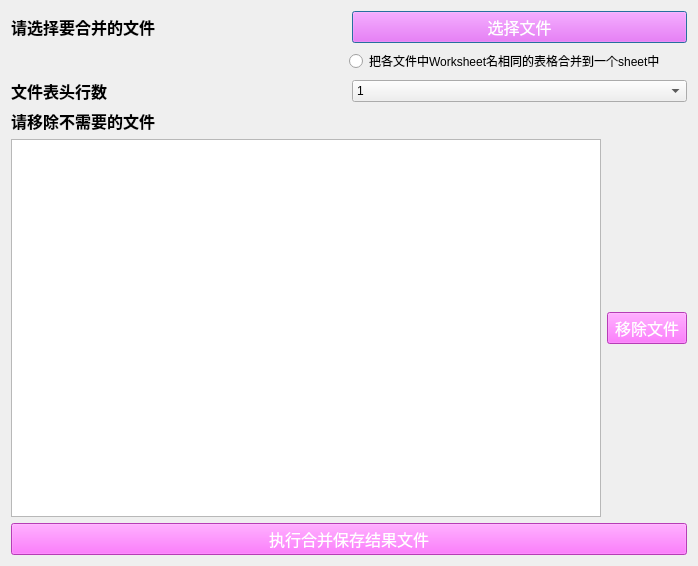
<?xml version="1.0" encoding="UTF-8"?>
<ui version="4.0">
 <class>ExcelMerger</class>
 <widget class="QDialog" name="ExcelMerger">
  <property name="geometry">
   <rect>
    <x>0</x>
    <y>0</y>
    <width>698</width>
    <height>566</height>
   </rect>
  </property>
  <property name="windowTitle">
   <string>合并Excel文件</string>
  </property>
  <property name="styleSheet">
   <string notr="true">QPushButton {
 font-size: 16px;
 color: rgb(255, 255, 255);
 background-color:rgb(255, 85, 255)
}

QLabel {
  font-size: 16px;
  font-weight: bold;
}</string>
  </property>
  <layout class="QGridLayout" name="gridLayout">
   <item row="0" column="0">
    <layout class="QHBoxLayout" name="horizontalLayout">
     <item>
      <widget class="QLabel" name="label">
       <property name="styleSheet">
        <string notr="true">font: 75 9pt &quot;Agency FB&quot;;</string>
       </property>
       <property name="text">
        <string>请选择要合并的文件</string>
       </property>
      </widget>
     </item>
     <item>
      <widget class="QPushButton" name="pushButton_choose_dir">
       <property name="text">
        <string>选择文件</string>
       </property>
      </widget>
     </item>
    </layout>
   </item>
   <item row="1" column="0">
    <layout class="QHBoxLayout" name="horizontalLayout_3" stretch="2,2">
     <item>
      <spacer name="horizontalSpacer">
       <property name="orientation">
        <enum>Qt::Horizontal</enum>
       </property>
       <property name="sizeHint" stdset="0">
        <size>
         <width>40</width>
         <height>20</height>
        </size>
       </property>
      </spacer>
     </item>
     <item>
      <widget class="QRadioButton" name="radioButton">
       <property name="text">
        <string>把各文件中Worksheet名相同的表格合并到一个sheet中</string>
       </property>
       <property name="checked">
        <bool>false</bool>
       </property>
      </widget>
     </item>
    </layout>
   </item>
   <item row="2" column="0">
    <layout class="QHBoxLayout" name="horizontalLayout_4">
     <item>
      <widget class="QLabel" name="label_3">
       <property name="styleSheet">
        <string notr="true">font: 75 9pt &quot;Agency FB&quot;;</string>
       </property>
       <property name="text">
        <string>文件表头行数</string>
       </property>
      </widget>
     </item>
     <item>
      <widget class="QComboBox" name="comboBox">
       <item>
        <property name="text">
         <string>1</string>
        </property>
       </item>
       <item>
        <property name="text">
         <string>2</string>
        </property>
       </item>
       <item>
        <property name="text">
         <string>3</string>
        </property>
       </item>
       <item>
        <property name="text">
         <string>4</string>
        </property>
       </item>
       <item>
        <property name="text">
         <string>5</string>
        </property>
       </item>
       <item>
        <property name="text">
         <string>6</string>
        </property>
       </item>
       <item>
        <property name="text">
         <string>7</string>
        </property>
       </item>
       <item>
        <property name="text">
         <string>8</string>
        </property>
       </item>
      </widget>
     </item>
    </layout>
   </item>
   <item row="3" column="0">
    <widget class="QLabel" name="label_2">
     <property name="styleSheet">
      <string notr="true">font: 75 9pt &quot;Agency FB&quot;;</string>
     </property>
     <property name="text">
      <string>请移除不需要的文件</string>
     </property>
    </widget>
   </item>
   <item row="4" column="0">
    <layout class="QHBoxLayout" name="horizontalLayout_2">
     <item>
      <widget class="QListWidget" name="listWidget_excel_paths"/>
     </item>
     <item>
      <widget class="QPushButton" name="pushButton_remove_excel">
       <property name="text">
        <string>移除文件</string>
       </property>
      </widget>
     </item>
    </layout>
   </item>
   <item row="5" column="0">
    <widget class="QPushButton" name="pushButton_domerge_andsave">
     <property name="text">
      <string>执行合并保存结果文件</string>
     </property>
    </widget>
   </item>
  </layout>
 </widget>
 <resources/>
 <connections/>
</ui>
